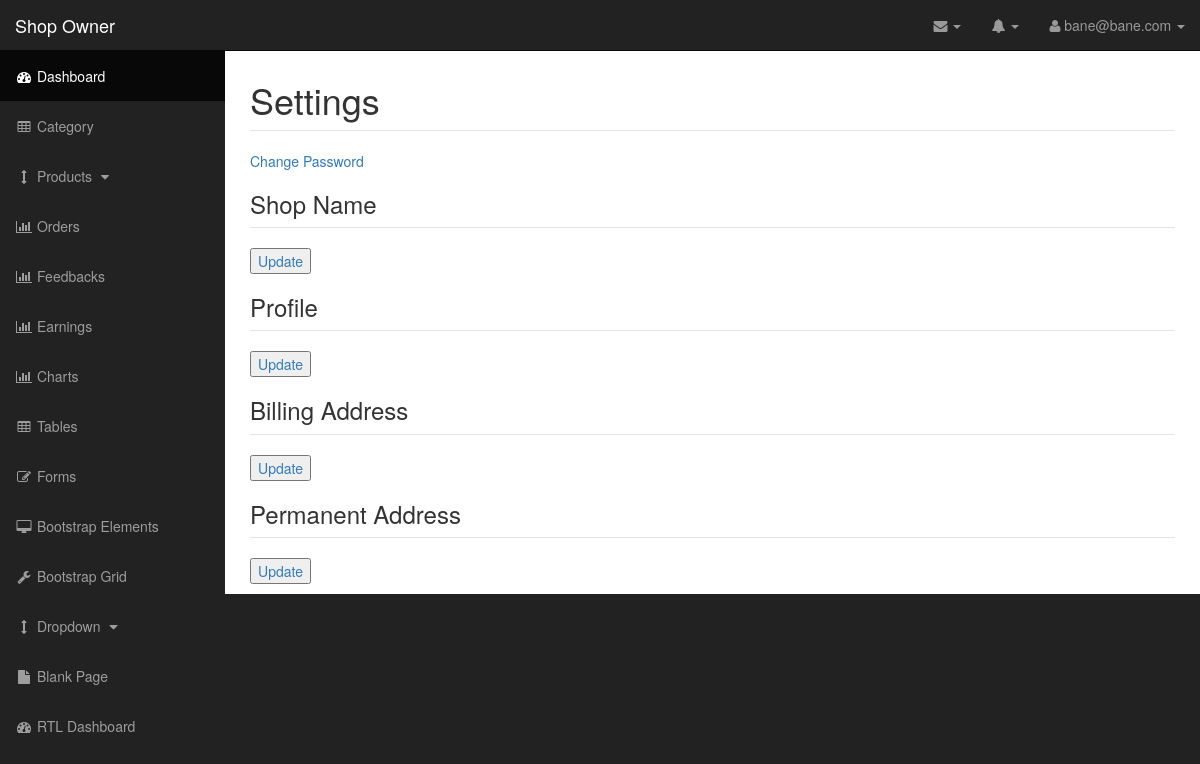
The app's page /shopowner/settings/ (signed in), older data.
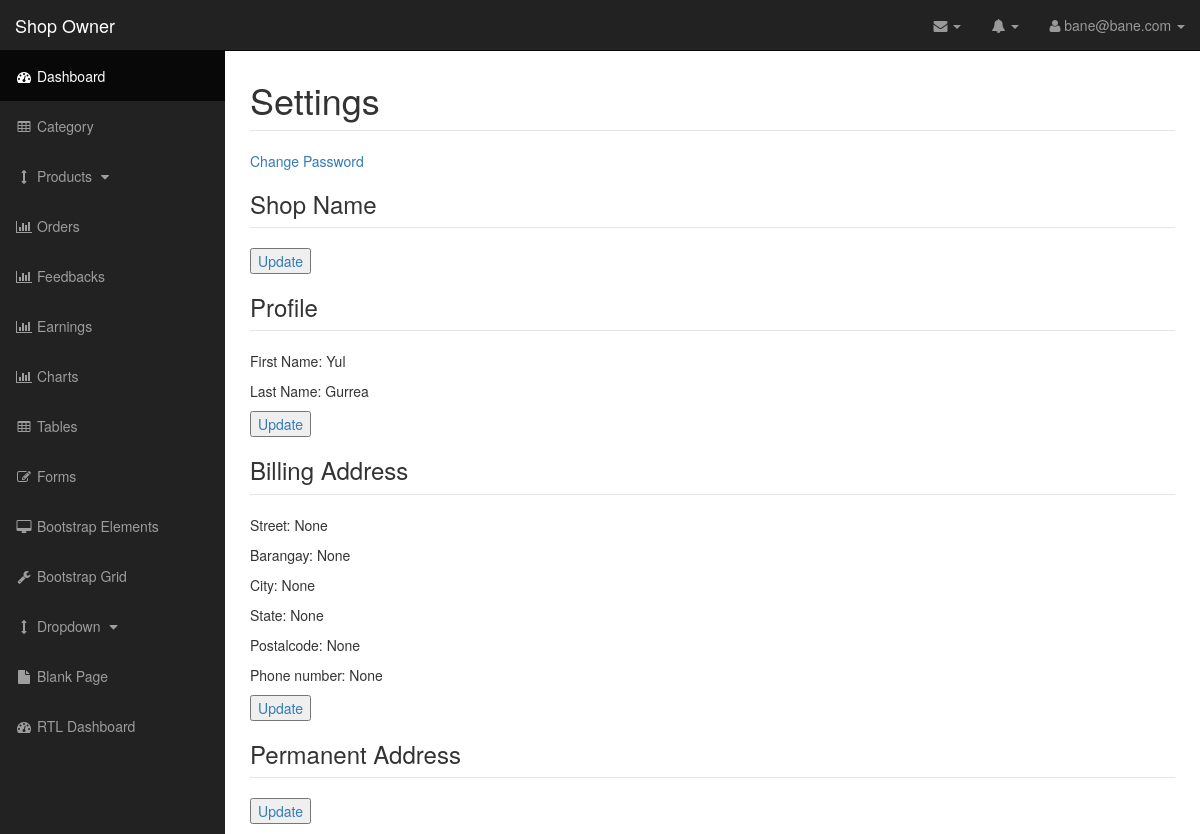
The same page, newer data.
### app/models.py (models this page shows, shortened)
class UserProf(models.Model):
    fname = models.CharField(max_length=120, default="None")
    lname = models.CharField(max_length=120, default="None")
    acct = models.ForeignKey(MyUser)
    is_active=models.BooleanField(default=True)

class BillingAddress(models.Model):
    postalcode = models.CharField(max_length=120, default="None")
    brgy = models.CharField(max_length=120, default="None")
    city = models.CharField(max_length=120, default="None")
    state = models.CharField(max_length=120, default="None")
    pnum = models.CharField(max_length=120, default="None")
    acct = models.ForeignKey(MyUser)
    is_active=models.BooleanField(default=True)
    street = models.CharField(max_length=120, default="None")

### app/views.py (the view)
# urls.py: url(r'^shopowner/settings/$', 'app.views.ssettings', name='ssettings'),
def ssettings(request):
	if request.user.is_ShopOwner:
		shopowner = MyUser.object.get(pk=request.user.id)
		userprof = UserProf.objects.filter(acct=shopowner, is_active=True)
		add1 = BillingAddress.objects.filter(acct=shopowner, is_active=True)
		add2 = PermanentAddress.objects.filter(acct=shopowner, is_active=True)
		shopname = Shop.objects.filter(sid=shopowner, is_active=True)
	return render(request, 'shopowner/settings.html', {'shopowner': shopowner, 'userprof':userprof, 'add1':add1, 'add2':add2, 'shopname': shopname})

### app/templates/shopowner/settings.html (shortened to what this page needs)
{%extends 'shopowner/shopowner.html'%}
{%block content%}
<h1>Settings</h1>
<legend></legend>
<a href="/password_change/">Change Password</a>
<h3>Shop Name</h3>
<legend></legend>
<button type="button" value="update"><a href="/shopowner/settings/update/shopname/">Update</a></button>
<h3>Profile</h3>
<legend></legend>
{%for userprof in userprof %}
<p>First Name: {{userprof.fname}}</p>
<p>Last Name: {{userprof.lname}}</p>
{%endfor%}
<button type="button" value="update"><a href="/shopowner/settings/update/profile/">Update</a></button>
<h3>Billing Address</h3>
<legend></legend>
{%for add1 in add1%}
<p>Street: {{add1.street}}</p>
<p>Barangay: {{add1.brgy}}</p>
<p>City: {{add1.city}}</p>
<p>State: {{add1.state}}</p>
<p>Postalcode: {{add1.postalcode}}</p>
<p>Phone number: {{add1.pnum}}</p>
{%endfor%}
<button type="button" value="update"><a href="/shopowner/settings/update/billingaddress/">Update</a></button>
<h3>Permanent Address</h3>
<legend></legend>
<button type="button" value="update"><a href="/shopowner/settings/update/permanentaddress/">Update</a></button>
{%endblock%}

### app/templates/shopowner/shopowner.html (shortened to what this page needs)
<!DOCTYPE html>
{%load staticfiles%}
<html lang="en">
<head>
    <link href="{% static "css/bootstrap.min.css" %}" rel="stylesheet">
    <link href="{% static "css/sb-admin.css" %}" rel="stylesheet">
    <link href="{% static "css/plugins/morris.css" %}" rel="stylesheet">
    <link href="{% static "font-awesome/css/font-awesome.min.css" %}" rel="stylesheet" type="text/css">
</head>
<body>
    <div id="wrapper">
        <nav class="navbar navbar-inverse navbar-fixed-top" role="navigation">
            <div class="navbar-header">
                <a class="navbar-brand" href="/shopowner/dashboard/">Shop Owner</a>
            </div>
            <ul class="nav navbar-right top-nav">
                <li class="dropdown">
                    <a href="#" class="dropdown-toggle" data-toggle="dropdown"><i class="fa fa-envelope"></i> <b class="caret"></b></a>
                </li>
                <li class="dropdown">
                    <a href="#" class="dropdown-toggle" data-toggle="dropdown"><i class="fa fa-bell"></i> <b class="caret"></b></a>
                </li>
                <li class="dropdown">
                    <a href="#" class="dropdown-toggle" data-toggle="dropdown"><i class="fa fa-user"></i> {{shopowner.email}} <b class="caret"></b></a>
                </li>
            </ul>
            <div class="collapse navbar-collapse navbar-ex1-collapse">
                <ul class="nav navbar-nav side-nav">
                    <li class="active">
                        <a href="/shopowner/dashboard/"><i class="fa fa-fw fa-dashboard"></i> Dashboard</a>
                    </li>
                    <li>
                        <a href="/shopowner/category/"><i class="fa fa-fw fa-table"></i> Category</a>
                    </li>
                    <li>
                        <a href="javascript:;" data-toggle="collapse" data-target="#addproduct"><i class="fa fa-fw fa-arrows-v"></i> Products <i class="fa fa-fw fa-caret-down"></i></a>
                    </li>
                     <li>
                        <a href="charts.html"><i class="fa fa-fw fa-bar-chart-o"></i> Orders</a>
                    </li>
                     <li>
                        <a href="charts.html"><i class="fa fa-fw fa-bar-chart-o"></i> Feedbacks</a>
                    </li>
                    <li>
                        <a href="charts.html"><i class="fa fa-fw fa-bar-chart-o"></i> Earnings</a>
                    </li>
                    <li>
                        <a href="charts.html"><i class="fa fa-fw fa-bar-chart-o"></i> Charts</a>
                    </li>
                    <li>
                        <a href="tables.html"><i class="fa fa-fw fa-table"></i> Tables</a>
                    </li>
                    <li>
                        <a href="forms.html"><i class="fa fa-fw fa-edit"></i> Forms</a>
                    </li>
                    <li>
                        <a href="bootstrap-elements.html"><i class="fa fa-fw fa-desktop"></i> Bootstrap Elements</a>
                    </li>
                    <li>
                        <a href="bootstrap-grid.html"><i class="fa fa-fw fa-wrench"></i> Bootstrap Grid</a>
                    </li>
                    <li>
                        <a href="javascript:;" data-toggle="collapse" data-target="#demo"><i class="fa fa-fw fa-arrows-v"></i> Dropdown <i class="fa fa-fw fa-caret-down"></i></a>
                    </li>
                    <li>
                        <a href="blank-page.html"><i class="fa fa-fw fa-file"></i> Blank Page</a>
                    </li>
                    <li>
                        <a href="index-rtl.html"><i class="fa fa-fw fa-dashboard"></i> RTL Dashboard</a>
                    </li>
                </ul>
            </div>
        </nav>
        <div id="page-wrapper">
            <div class="container-fluid">
                {%block content%} {%endblock%}
        </div>
    </div>
</body>
</html>

Row changes from the older to the newer data that the page shows:
added UserProf: fname "Yul", lname "Gurrea"
added BillingAddress: street "None", brgy "None", city "None", state "None", postalcode "None", pnum "None"
